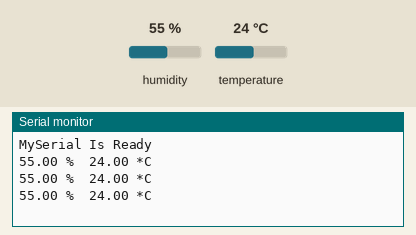
This program was run on a simulated Arduino Uno, built with avr-gcc and run on an emulated ATmega328P. Shown: the last lines printed to the serial monitor. The test bench sets the inputs (shaded band); at power-on: humidity 55 %, temperature 24 °C.

Above: at 3.8 s.
3.9 s: humidity set to 22 %
At 6.6 s:
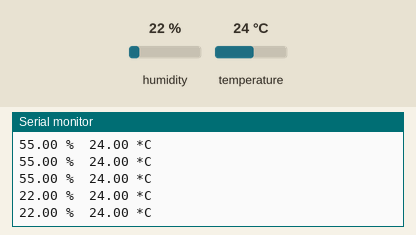
6.8 s: temperature set to 12 °C
At 8.0 s:
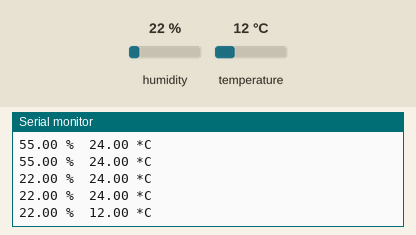
9.7 s: humidity set to 40 %
At 11.1 s:
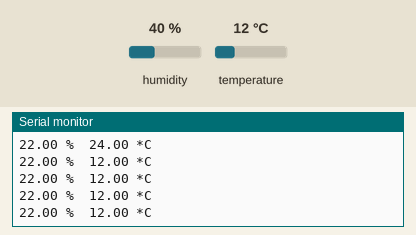
Timing chart, 0 to 12.7 s (numbered marks = the images above; inputs shaded):
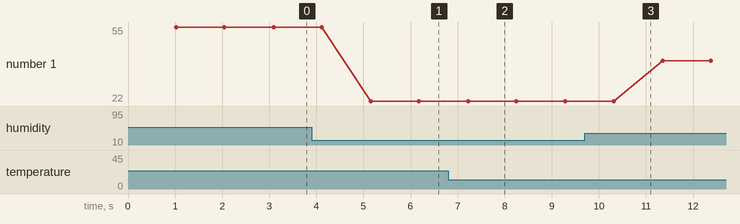

Measured:
- after the input at 3.9 s, the serial monitor: prints a new line after 1.3 s (image 1)
- after the input at 6.8 s, the serial monitor: prints a new line after 0.42 s (image 2)
- plotted number 1: 55 → 22 after the input at 3.9 s, 22 → 40 after the input at 9.7 s

The program:

main.cpp
```cpp
/**
  项目名称		:		copper
  程序名称		:		arduino_uno
  MCU		:			Arduino Uno R3
  目的				:		通过物联网温湿度计来实践MQTT协议和串口通讯
  作者				:		籽溪
  时间(YYYYMMDD)			:			20210710
 */
#include <SoftwareSerial.h>
#include <DHT.h>

#define DHTTYPE DHT11 //设置测温模块型号
#define DHTPIN 2      //设置测温模块所在的引脚

DHT dht(DHTPIN, DHTTYPE);
SoftwareSerial mySerial(6, 7); //定义到ESP8266的通讯串口

void setup()
{
  Serial.begin(9600);
  Serial.println("MySerial Is Ready");
  mySerial.begin(9600); //串口初始化
  dht.begin();          //测温模块初始化
}
void loop()
{
  delay(1000);
  float humidity = dht.readHumidity(); //浮点数读取温度和湿度
  float temperature = dht.readTemperature();
  if (isnan(humidity) or isnan(temperature))
  {
    Serial.println("Failed to read from DHT sensor!");
    return;
  } //判断是否成功读取,不成功直接返回
  Serial.print(humidity);
  Serial.print(" %\t");
  Serial.print(temperature);
  Serial.print(" *C ");
  Serial.println(""); //想电脑发送温湿度数据,以供调试
  mySerial.print(humidity);
  mySerial.print(" %\t");
  mySerial.print(temperature);
  mySerial.print(" *C ");
  mySerial.println(""); //向软串口发送传感器读到的温湿度
}
```
